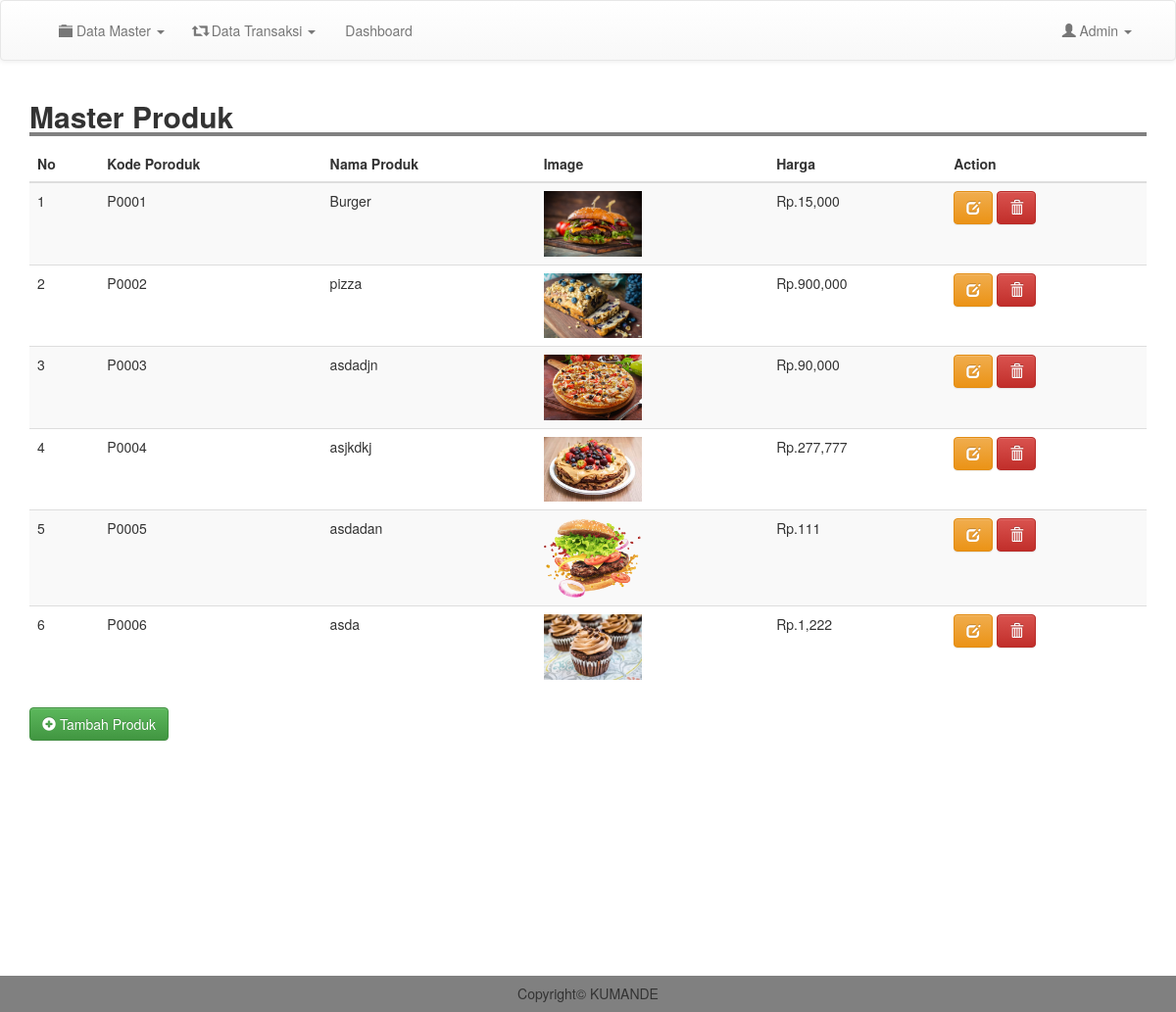
/admin/m_produk.php (signed in), run on the app's committed database.
### tables this page shows
CREATE TABLE `produk` (
  `kode_produk` varchar(100) NOT NULL,
  `nama` varchar(100) NOT NULL,
  `image` text NOT NULL,
  `deskripsi` text NOT NULL,
  `harga` int(11) NOT NULL
);

### admin/m_produk.php (the view)
<?php
include 'header.php';
?>
<div class="container">
	<h2 style=" width: 100%; border-bottom: 4px solid gray"><b>Master Produk</b></h2>
	<table class="table table-striped">
		<thead>
			<tr>
				<th scope="col">No</th>
				<th scope="col">Kode Poroduk</th>
				<th scope="col">Nama Produk</th>
				<th scope="col">Image</th>
				<th scope="col">Harga</th>
				<th scope="col">Action</th>
			</tr>
		</thead>
		<tbody>
			<?php
			$result = mysqli_query($conn, "SELECT * FROM produk");
			$no = 1;
			while ($row = mysqli_fetch_assoc($result)) {
			?>
				<tr>
					<td><?= $no; ?></td>
					<td><?= $row['kode_produk']; ?></td>
					<td><?= $row['nama'];  ?></td>
					<td><img src="../image/produk/<?= $row['image']; ?>" width="100"></td>
					<td>Rp.<?= number_format($row['harga']);  ?></td>
					<td><a href="edit_produk.php?kode=<?= $row['kode_produk']; ?>" class="btn btn-warning"><i class="glyphicon glyphicon-edit"></i> </a> <a href="proses/del_produk.php?kode=<?= $row['kode_produk']; ?>" class="btn btn-danger" onclick="return confirm('Yakin Ingin Menghapus Data ?')"><i class="glyphicon glyphicon-trash"></i> </a> </td>
				</tr>
			<?php
				$no++;
			}
			?>
		</tbody>
	</table>
	<a href="tm_produk.php" class="btn btn-success"><i class="glyphicon glyphicon-plus-sign"></i> Tambah Produk</a>
</div>
<br>
<br>
<br>
<br>
<br>
<br>
<br>
<br>
<br>
<br>
<br>
<br>
<?php
include 'footer.php';
?>

### css/style.css (style rules this page uses)
body { margin: 0; padding: 0; }

### data on the page
produk: kode_produk "P0001", nama "Burger", image (picture), harga "15,000"
produk: kode_produk "P0002", nama "pizza", image (picture), harga "900,000"
produk: kode_produk "P0003", nama "asdadjn", image (picture), harga "90,000"
produk: kode_produk "P0004", nama "asjkdkj", image (picture), harga "277,777"
produk: kode_produk "P0005", nama "asdadan", image (picture), harga "111"
produk: kode_produk "P0006", nama "asda", image (picture), harga "1,222"
